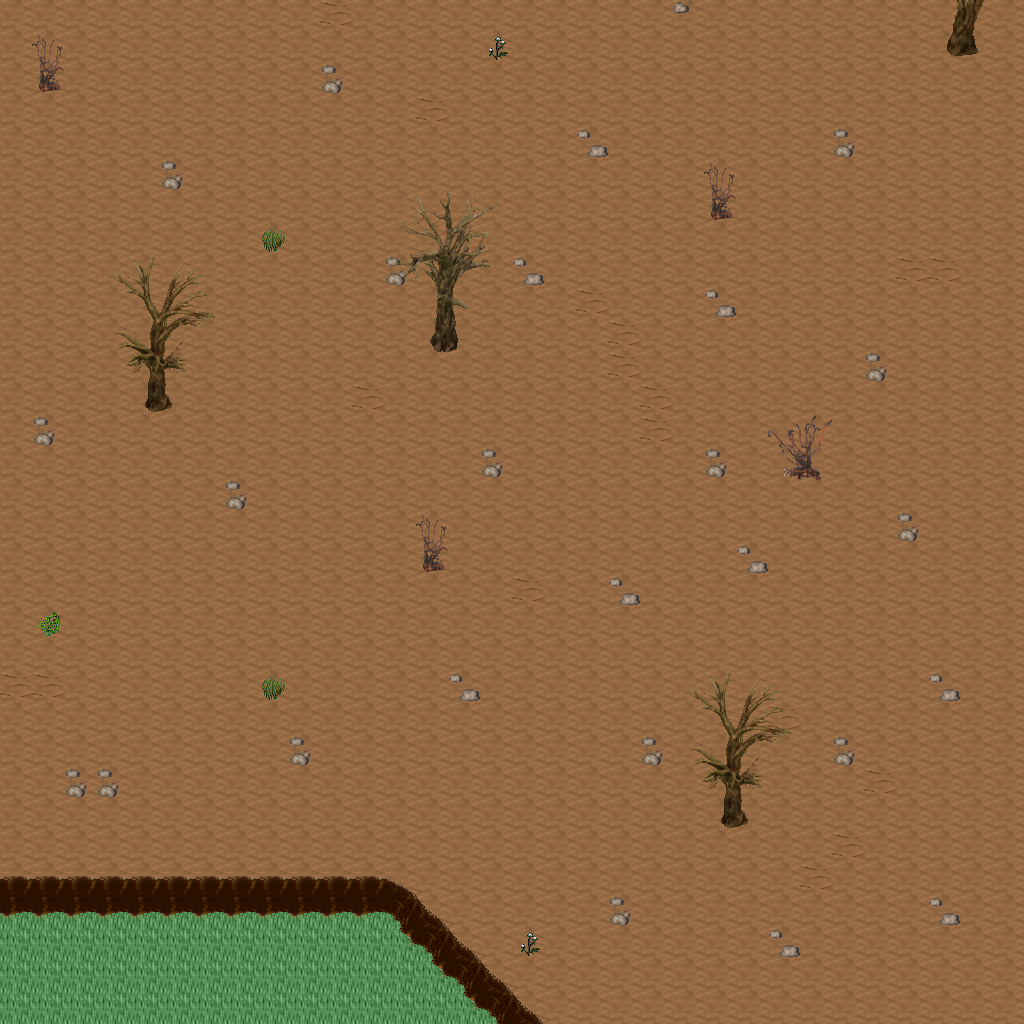

A level layout from a 2D game, rendered from its tile map. Below: a short description, then the map file with tile-grid data replaced by summaries:
An orthogonal 32x32 tile map with 32x32 px tiles, 5 tile layers (Ground, Objects, Objects2, Above, ...), 1 hidden layer not drawn, 29 tilesets.

<map version="1.10" tiledversion="1.11.0" orientation="orthogonal" renderorder="right-down" width="32" height="32" tilewidth="32" tileheight="32" infinite="0" nextlayerid="11" nextobjectid="1">
 <tileset firstgid="1" name="ground_ground" tilewidth="32" tileheight="32" tilecount="33" columns="3">
  <image source="../drawable/ground_ground.png" width="96" height="352" />
 </tileset>
 <tileset firstgid="34" name="ground_ridge_earth_dark" tilewidth="32" tileheight="32" tilecount="96" columns="12">
  <image source="../drawable/ground_ridge_earth_dark.png" width="384" height="256" />
 </tileset>
 <tileset firstgid="130" name="ground_rock_pebbles" tilewidth="32" tileheight="32" tilecount="3" columns="1">
  <image source="../drawable/ground_rock_pebbles.png" width="32" height="96" />
 </tileset>
 <tileset firstgid="133" name="ground_ladder_steps" tilewidth="32" tileheight="32" tilecount="6" columns="3">
  <image source="../drawable/ground_ladder_steps.png" width="96" height="64" />
 </tileset>
 <tileset firstgid="139" name="ground_grass_edges" tilewidth="32" tileheight="32" tilecount="36" columns="12">
  <image source="../drawable/ground_grass_edges.png" width="384" height="96" />
 </tileset>
 <tileset firstgid="175" name="ground_grass_corners" tilewidth="32" tileheight="32" tilecount="24" columns="6">
  <image source="../drawable/ground_grass_corners.png" width="192" height="128" />
 </tileset>
 <tileset firstgid="199" name="ground_earth_edges" tilewidth="32" tileheight="32" tilecount="18" columns="6">
  <image source="../drawable/ground_earth_edges.png" width="192" height="96" />
 </tileset>
 <tileset firstgid="217" name="plant_flower_daisy_white" tilewidth="32" tileheight="32" tilecount="8" columns="2">
  <image source="../drawable/plant_flower_daisy_white.png" width="64" height="128" />
 </tileset>
 <tileset firstgid="225" name="item_corpse_huge_animal" tilewidth="32" tileheight="32" tilecount="16" columns="2">
  <image source="../drawable/item_corpse_huge_animal.png" width="64" height="256" />
 </tileset>
 <tileset firstgid="241" name="plant_grasses" tilewidth="32" tileheight="32" tilecount="6" columns="3">
  <image source="../drawable/plant_grasses.png" width="96" height="64" />
 </tileset>
 <tileset firstgid="247" name="plant_flower_daisy_blue" tilewidth="32" tileheight="32" tilecount="8" columns="2">
  <image source="../drawable/plant_flower_daisy_blue.png" width="64" height="128" />
 </tileset>
 <tileset firstgid="255" name="plant_flower_daisy_yellow" tilewidth="32" tileheight="32" tilecount="8" columns="2">
  <image source="../drawable/plant_flower_daisy_yellow.png" width="64" height="128" />
 </tileset>
 <tileset firstgid="263" name="plant_flower_daisy_red" tilewidth="32" tileheight="32" tilecount="8" columns="2">
  <image source="../drawable/plant_flower_daisy_red.png" width="64" height="128" />
 </tileset>
 <tileset firstgid="271" name="plant_bush_bushes" tilewidth="32" tileheight="32" tilecount="10" columns="5">
  <image source="../drawable/plant_bush_bushes.png" width="160" height="64" />
 </tileset>
 <tileset firstgid="281" name="plant_stump_stump_brown" tilewidth="32" tileheight="32" tilecount="4" columns="2">
  <image source="../drawable/plant_stump_stump_brown.png" width="64" height="64" />
 </tileset>
 <tileset firstgid="285" name="logic_creature_orc" tilewidth="32" tileheight="32" tilecount="6" columns="6">
  <image source="../drawable/logic_creature_orc.png" width="192" height="32" />
 </tileset>
 <tileset firstgid="291" name="logic_creature_gnome" tilewidth="32" tileheight="32" tilecount="6" columns="6">
  <image source="../drawable/logic_creature_gnome.png" width="192" height="32" />
 </tileset>
 <tileset firstgid="297" name="logic_portal" tilewidth="32" tileheight="32" tilecount="24" columns="8">
  <image source="../drawable/logic_portal.png" width="256" height="96" />
 </tileset>
 <tileset firstgid="321" name="logic_creature_animal" tilewidth="32" tileheight="32" tilecount="32" columns="8">
  <image source="../drawable/logic_creature_animal.png" width="256" height="128" />
 </tileset>
 <tileset firstgid="353" name="logic_collision" tilewidth="32" tileheight="32" tilecount="1" columns="1">
  <image source="../drawable/logic_collision.png" width="32" height="32" />
 </tileset>
 <tileset firstgid="354" name="plant_tree_dead_tree_5" tilewidth="32" tileheight="32" tilecount="20" columns="4">
  <image source="../drawable/plant_tree_dead_tree_5.png" width="128" height="160" />
 </tileset>
 <tileset firstgid="374" name="plant_tree_dead_tree_6" tilewidth="32" tileheight="32" tilecount="20" columns="4">
  <image source="../drawable/plant_tree_dead_tree_6.png" width="128" height="160" />
 </tileset>
 <tileset firstgid="394" name="plant_tree_dead_tree_7" tilewidth="32" tileheight="32" tilecount="20" columns="4">
  <image source="../drawable/plant_tree_dead_tree_7.png" width="128" height="160" />
 </tileset>
 <tileset firstgid="414" name="plant_bush_large_dead" tilewidth="32" tileheight="32" tilecount="2" columns="1">
  <image source="../drawable/plant_bush_large_dead.png" width="32" height="64" />
 </tileset>
 <tileset firstgid="416" name="plant_bush_large_wide_dead" tilewidth="32" tileheight="32" tilecount="4" columns="2">
  <image source="../drawable/plant_bush_large_wide_dead.png" width="64" height="64" />
 </tileset>
 <tileset firstgid="420" name="plant_grasses_wildland" tilewidth="32" tileheight="32" tilecount="4" columns="4">
  <image source="../drawable/plant_grasses_wildland.png" width="128" height="32" />
 </tileset>
 <tileset firstgid="424" name="object_skullsonspikes_l" tilewidth="32" tileheight="32" tilecount="12" columns="4">
  <image source="../drawable/object_skullsonspikes_l.png" width="128" height="96" />
 </tileset>
 <tileset firstgid="436" name="object_skullsonspikes_r" tilewidth="32" tileheight="32" tilecount="12" columns="4">
  <image source="../drawable/object_skullsonspikes_r.png" width="128" height="96" />
 </tileset>
 <tileset firstgid="448" name="logic_item_herb" tilewidth="32" tileheight="32" tilecount="5" columns="5">
  <image source="../drawable/logic_item_herb.png" width="160" height="32" />
 </tileset>
 <layer id="1" name="Ground" width="32" height="32">
  <data>[1024 cells, 1024 non-empty, 2 distinct tile ids]</data>
 </layer>
 <layer id="2" name="Objects" width="32" height="32">
  <data>[1024 cells, 70 non-empty, 14 distinct tile ids]</data>
 </layer>
 <layer id="3" name="Objects2" width="32" height="32">
  <data>[1024 cells, 32 non-empty, 12 distinct tile ids]</data>
 </layer>
 <layer id="4" name="Above" width="32" height="32">
  <data>[1024 cells, 51 non-empty, 34 distinct tile ids]</data>
 </layer>
 <layer id="5" name="Above2" width="32" height="32">
  <data>[1024 cells, 0 non-empty, 0 distinct tile ids]</data>
 </layer>
 <layer id="6" name="Walkable" width="32" height="32" visible="0">
  <data>[1024 cells, 49 non-empty, 1 distinct tile ids]</data>
 </layer>
 <objectgroup id="7" name="Mapevents" />
 <objectgroup id="8" name="Spawn" />
 <objectgroup id="9" name="Keys" />
 <objectgroup id="10" name="Replace" />
</map>
